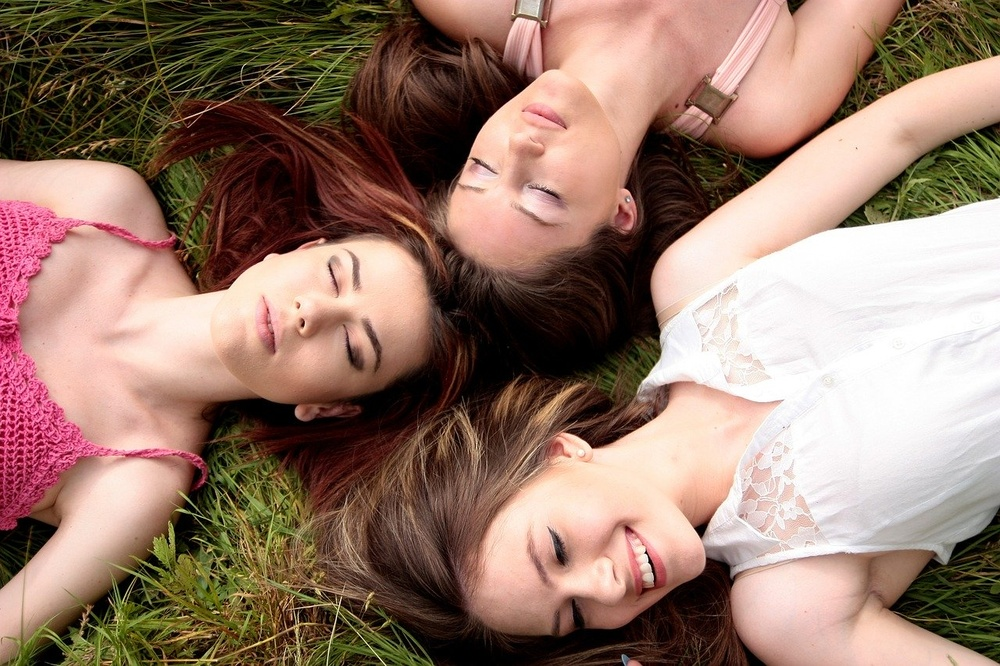
#> input picture OpenCV/face_recognition_basic/girls.jpg, 1000 x 666 px, shrunk from 1280 x 853 before the run
$ python Face_Recognition.py
#> lines starting #> are read from the running program, lines starting #| are printed output that depends on the picture
# 1 导入库
import cv2
import numpy as np
import matplotlib.pyplot as plt

# 2 方法：显示图片
def show_image(image,title,pos):
    img_RGB = image[:,:,::-1]
    plt.subplot(2,2,pos)
    plt.title(title)
    plt.imshow(img_RGB)


# 3 方法：绘制图片中检测到的人脸
def plot_rectangle(image,faces):
    #faces会返回四个值 ： 坐标(x,y),宽高(width,height)
    for (x,y,w,h) in faces:
        cv2.rectangle(image,(x,y),(x+w,y+h),(255,0,0),3)
    return image

# 4 主函数
def main():

    # 5 读取素材图片
    image = cv2.imread("girls.jpg")
#> image is the input picture: shape (666, 1000, 3); mean B, G, R 108.3, 122.2, 150.6

    # 6 转化为灰度图片
    gray = cv2.cvtColor(image,cv2.COLOR_BGR2GRAY)
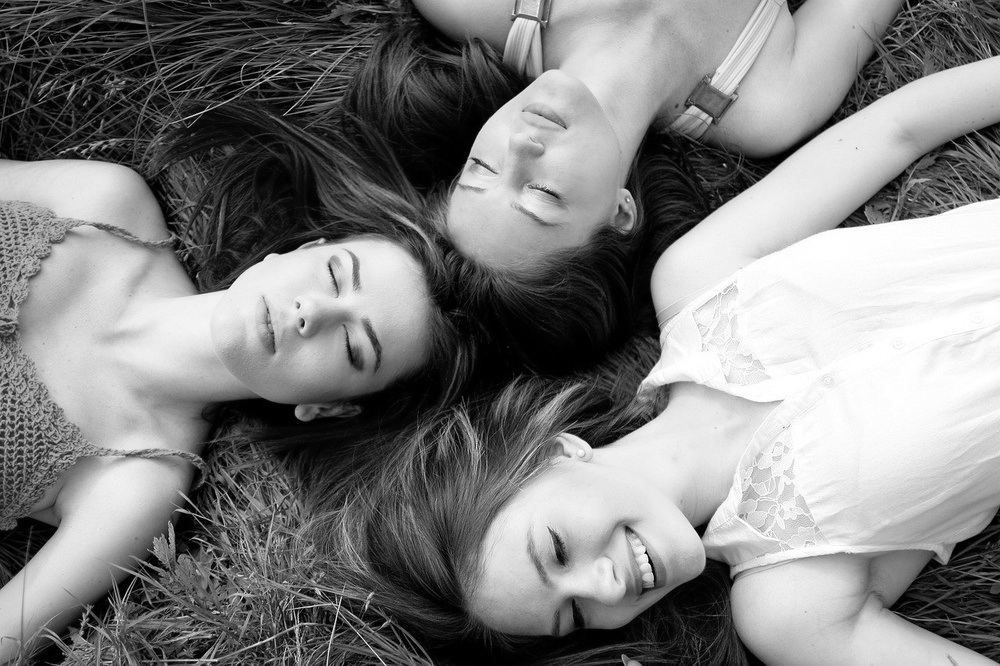
#> gray: shape (666, 1000); min 0, max 255, mean 129.1

    # 7 基于OpenCV自带的方法 cv2.CascadeClassfier()加载级联分类器
    face_alt2 = cv2.CascadeClassifier("haarcascade_frontalface_alt2.xml")

    # 8 通过分类器对人脸进行检测
     #针对gray进行人脸检测返回结果
    face_alt2_detect = face_alt2.detectMultiScale(gray)
#> face_alt2_detect = ()

    # 9 调用方法绘制图片中检测到的人脸
    face_alt2_result = plot_rectangle(image.copy(),face_alt2_detect)

    # 10 创建画布显示
    plt.figure(figsize=(9,6))
    plt.suptitle("Face detection with Haar Cascade",fontsize=14,fontweight="bold")

    # 11 显示整个检测效果
    show_image(face_alt2_result,"face_alt2",1)
    plt.show()
# 12 主程序入口
if __name__ == '__main__':
    main()

$ run again, with OpenCV/face_recognition_basic/family.jpg copied over OpenCV/face_recognition_basic/girls.jpg
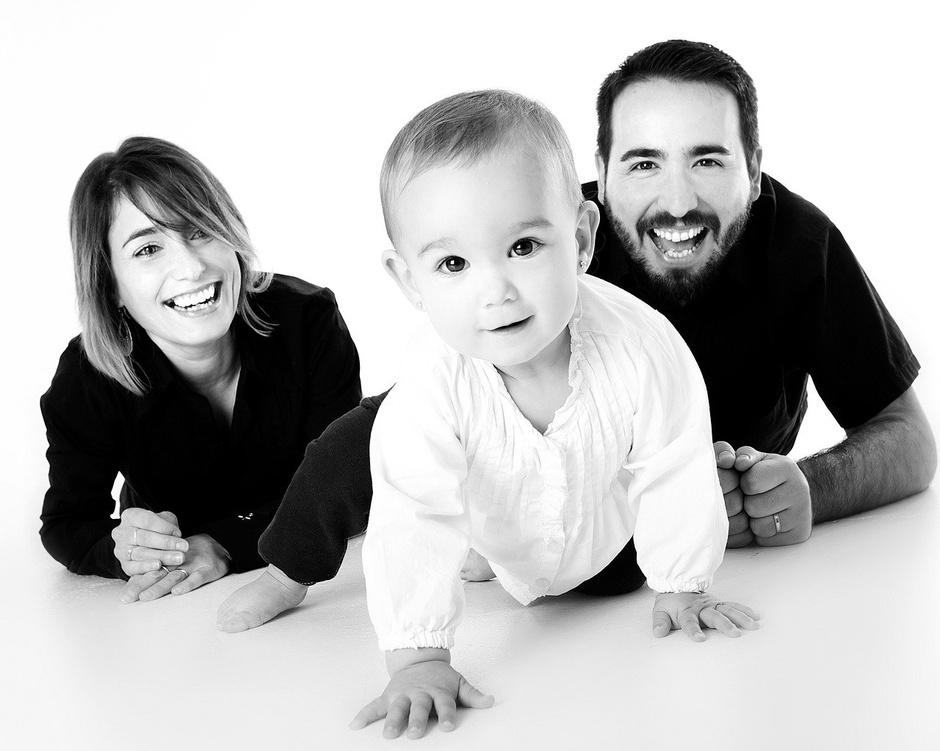
#> input picture OpenCV/face_recognition_basic/family.jpg, 940 x 751 px, shrunk from 1280 x 1023 before the run
#> in main, image is the input picture: shape (751, 940, 3); min 0, max 255, mean 185.1
#> face_alt2_detect = [[133, 257, 120, 120], [588, 94, 176, 176], [386, 174, 212, 212]]
#> the loop in plot_rectangle, `for (x,y,w,h) in faces:` made 3 passes
#> after the loop in plot_rectangle, `for (x,y,w,h) in faces:`:
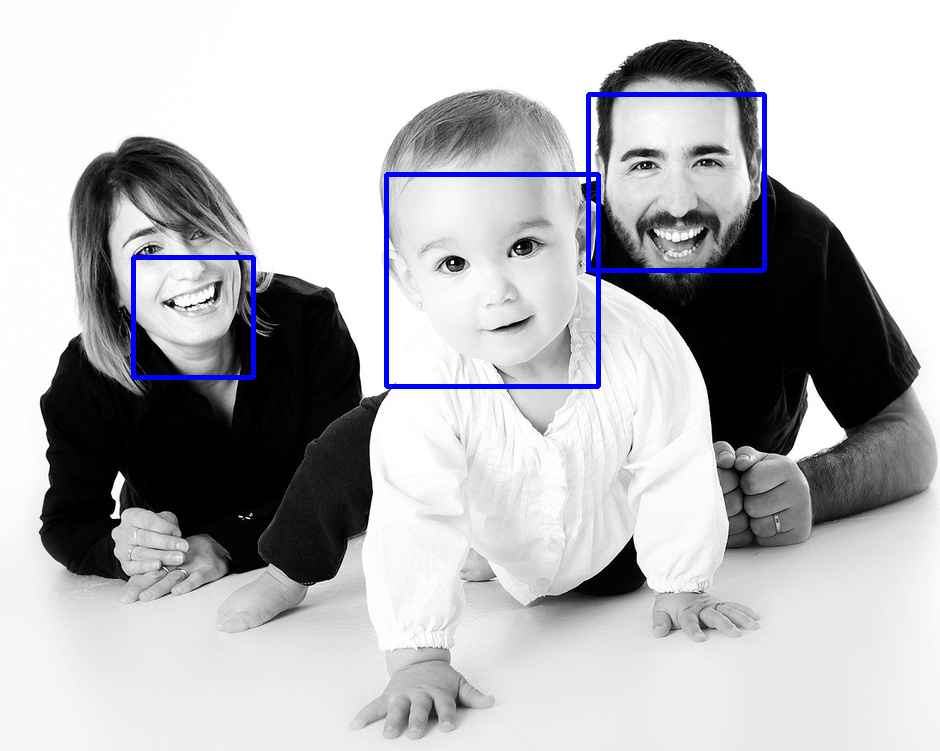
#> image: shape (751, 940, 3); mean of channels 0, 1, 2 186.5, 182.9, 182.9; drawn as B, G, R
